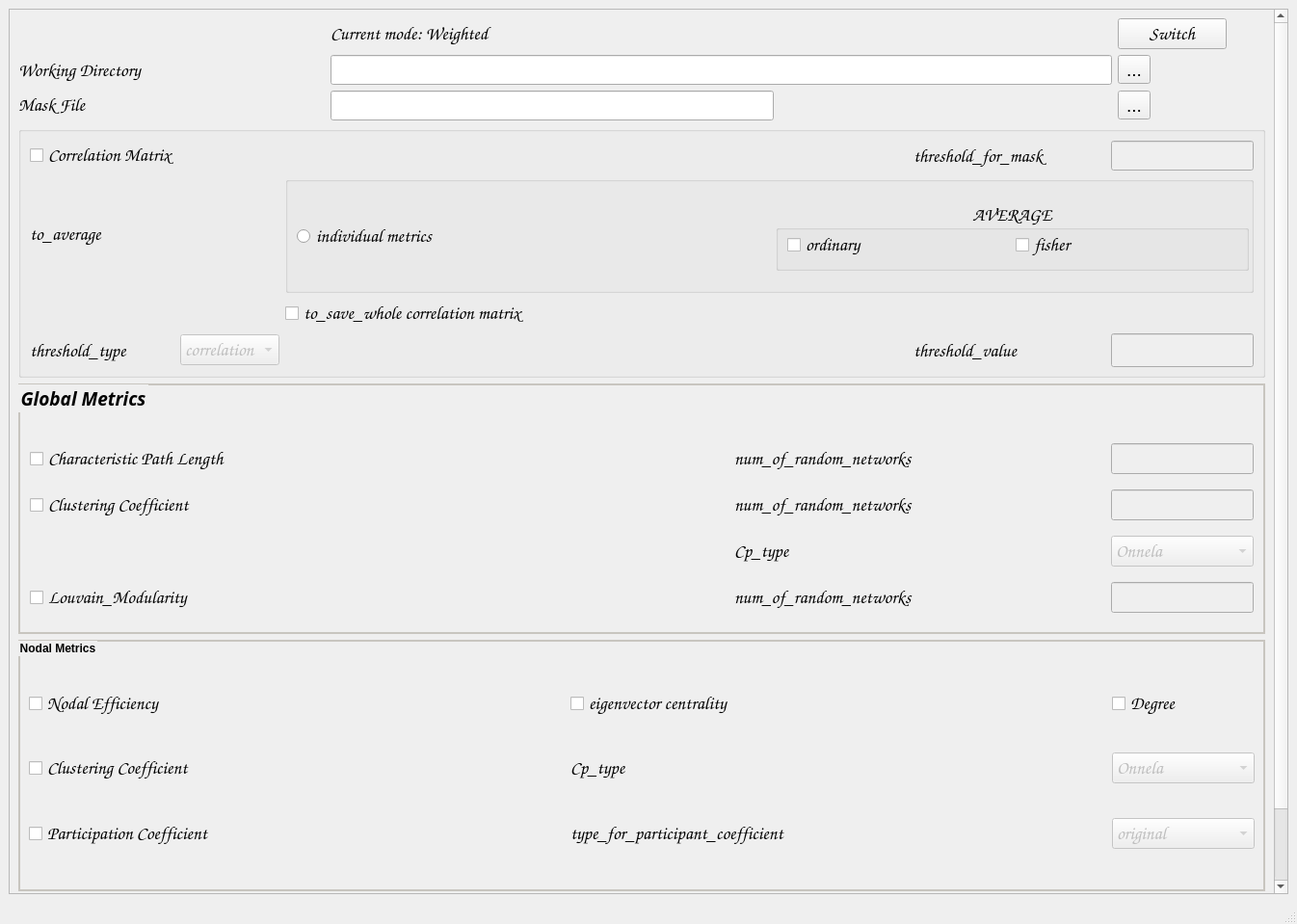
<?xml version="1.0" encoding="UTF-8"?>
<ui version="4.0">
 <class>sMainWindow</class>
 <widget class="QMainWindow" name="sMainWindow">
  <property name="geometry">
   <rect>
    <x>0</x>
    <y>0</y>
    <width>1346</width>
    <height>959</height>
   </rect>
  </property>
  <property name="sizePolicy">
   <sizepolicy hsizetype="Expanding" vsizetype="Expanding">
    <horstretch>100</horstretch>
    <verstretch>100</verstretch>
   </sizepolicy>
  </property>
  <property name="minimumSize">
   <size>
    <width>0</width>
    <height>0</height>
   </size>
  </property>
  <property name="maximumSize">
   <size>
    <width>16777215</width>
    <height>16777215</height>
   </size>
  </property>
  <property name="windowTitle">
   <string>BNALauncher_weighted</string>
  </property>
  <widget class="QWidget" name="centralwidget">
   <property name="sizePolicy">
    <sizepolicy hsizetype="Expanding" vsizetype="Expanding">
     <horstretch>100</horstretch>
     <verstretch>100</verstretch>
    </sizepolicy>
   </property>
   <property name="minimumSize">
    <size>
     <width>0</width>
     <height>613</height>
    </size>
   </property>
   <layout class="QHBoxLayout" name="horizontalLayout">
    <item>
     <widget class="QScrollArea" name="scrollArea">
      <property name="sizePolicy">
       <sizepolicy hsizetype="Expanding" vsizetype="Expanding">
        <horstretch>100</horstretch>
        <verstretch>100</verstretch>
       </sizepolicy>
      </property>
      <property name="minimumSize">
       <size>
        <width>0</width>
        <height>0</height>
       </size>
      </property>
      <property name="font">
       <font>
        <pointsize>14</pointsize>
       </font>
      </property>
      <property name="widgetResizable">
       <bool>true</bool>
      </property>
      <widget class="QWidget" name="scrollAreaWidgetContents">
       <property name="geometry">
        <rect>
         <x>0</x>
         <y>0</y>
         <width>1292</width>
         <height>1012</height>
        </rect>
       </property>
       <property name="sizePolicy">
        <sizepolicy hsizetype="Expanding" vsizetype="Expanding">
         <horstretch>100</horstretch>
         <verstretch>100</verstretch>
        </sizepolicy>
       </property>
       <property name="minimumSize">
        <size>
         <width>800</width>
         <height>1000</height>
        </size>
       </property>
       <layout class="QGridLayout" name="gridLayout_3">
        <item row="0" column="1" colspan="2">
         <widget class="QLabel" name="state_label">
          <property name="font">
           <font>
            <family>Comic Sans MS</family>
            <weight>75</weight>
            <bold>true</bold>
            <underline>false</underline>
           </font>
          </property>
          <property name="text">
           <string>Current mode: Weighted</string>
          </property>
          <property name="wordWrap">
           <bool>true</bool>
          </property>
         </widget>
        </item>
        <item row="0" column="3">
         <widget class="QPushButton" name="switchButton">
          <property name="font">
           <font>
            <family>Comic Sans MS</family>
           </font>
          </property>
          <property name="text">
           <string>Switch</string>
          </property>
         </widget>
        </item>
        <item row="1" column="0">
         <widget class="QLabel" name="label_Working_Directory">
          <property name="sizePolicy">
           <sizepolicy hsizetype="Preferred" vsizetype="Preferred">
            <horstretch>0</horstretch>
            <verstretch>0</verstretch>
           </sizepolicy>
          </property>
          <property name="maximumSize">
           <size>
            <width>318</width>
            <height>16777215</height>
           </size>
          </property>
          <property name="font">
           <font>
            <family>Comic Sans MS</family>
            <pointsize>14</pointsize>
           </font>
          </property>
          <property name="text">
           <string>Working Directory</string>
          </property>
         </widget>
        </item>
        <item row="1" column="3">
         <widget class="QToolButton" name="toolButton_Working_Directory">
          <property name="enabled">
           <bool>true</bool>
          </property>
          <property name="sizePolicy">
           <sizepolicy hsizetype="Fixed" vsizetype="Fixed">
            <horstretch>0</horstretch>
            <verstretch>0</verstretch>
           </sizepolicy>
          </property>
          <property name="minimumSize">
           <size>
            <width>0</width>
            <height>0</height>
           </size>
          </property>
          <property name="font">
           <font>
            <pointsize>14</pointsize>
           </font>
          </property>
          <property name="text">
           <string>...</string>
          </property>
         </widget>
        </item>
        <item row="2" column="0">
         <widget class="QLabel" name="label_mask_file">
          <property name="sizePolicy">
           <sizepolicy hsizetype="Preferred" vsizetype="Fixed">
            <horstretch>0</horstretch>
            <verstretch>0</verstretch>
           </sizepolicy>
          </property>
          <property name="minimumSize">
           <size>
            <width>0</width>
            <height>0</height>
           </size>
          </property>
          <property name="font">
           <font>
            <family>Comic Sans MS</family>
            <pointsize>14</pointsize>
           </font>
          </property>
          <property name="text">
           <string>Mask File</string>
          </property>
         </widget>
        </item>
        <item row="2" column="3">
         <widget class="QToolButton" name="toolButton_Mask_File">
          <property name="enabled">
           <bool>true</bool>
          </property>
          <property name="sizePolicy">
           <sizepolicy hsizetype="Fixed" vsizetype="Fixed">
            <horstretch>0</horstretch>
            <verstretch>0</verstretch>
           </sizepolicy>
          </property>
          <property name="font">
           <font>
            <pointsize>14</pointsize>
           </font>
          </property>
          <property name="text">
           <string>...</string>
          </property>
         </widget>
        </item>
        <item row="3" column="0" colspan="5">
         <widget class="QGroupBox" name="groupBox_CUCorMat">
          <property name="sizePolicy">
           <sizepolicy hsizetype="Expanding" vsizetype="Expanding">
            <horstretch>100</horstretch>
            <verstretch>100</verstretch>
           </sizepolicy>
          </property>
          <property name="maximumSize">
           <size>
            <width>16777215</width>
            <height>270</height>
           </size>
          </property>
          <property name="styleSheet">
           <string notr="true">font:14;</string>
          </property>
          <property name="title">
           <string/>
          </property>
          <layout class="QGridLayout" name="gridLayout_4">
           <property name="bottomMargin">
            <number>8</number>
           </property>
           <item row="1" column="3" colspan="3">
            <widget class="QGroupBox" name="groupBoxCUCorMat_to_average">
             <property name="minimumSize">
              <size>
               <width>451</width>
               <height>121</height>
              </size>
             </property>
             <property name="title">
              <string/>
             </property>
             <layout class="QHBoxLayout" name="horizontalLayout_4">
              <property name="rightMargin">
               <number>2</number>
              </property>
              <item>
               <widget class="QRadioButton" name="radioButton_CUCorMat_to_average">
                <property name="sizePolicy">
                 <sizepolicy hsizetype="Preferred" vsizetype="Fixed">
                  <horstretch>100</horstretch>
                  <verstretch>100</verstretch>
                 </sizepolicy>
                </property>
                <property name="maximumSize">
                 <size>
                  <width>16777215</width>
                  <height>16777215</height>
                 </size>
                </property>
                <property name="font">
                 <font>
                  <family>Comic Sans MS</family>
                  <pointsize>14</pointsize>
                  <weight>1</weight>
                  <italic>false</italic>
                  <bold>false</bold>
                 </font>
                </property>
                <property name="layoutDirection">
                 <enum>Qt::LeftToRight</enum>
                </property>
                <property name="autoFillBackground">
                 <bool>false</bool>
                </property>
                <property name="text">
                 <string>individual metrics</string>
                </property>
               </widget>
              </item>
              <item>
               <widget class="QGroupBox" name="groupBoxCUCorMat_to_average_groupBox">
                <property name="sizePolicy">
                 <sizepolicy hsizetype="Expanding" vsizetype="Fixed">
                  <horstretch>100</horstretch>
                  <verstretch>100</verstretch>
                 </sizepolicy>
                </property>
                <property name="minimumSize">
                 <size>
                  <width>190</width>
                  <height>0</height>
                 </size>
                </property>
                <property name="maximumSize">
                 <size>
                  <width>16777215</width>
                  <height>16777215</height>
                 </size>
                </property>
                <property name="font">
                 <font>
                  <family>Comic Sans MS</family>
                  <pointsize>14</pointsize>
                  <weight>1</weight>
                  <italic>false</italic>
                  <bold>false</bold>
                 </font>
                </property>
                <property name="acceptDrops">
                 <bool>false</bool>
                </property>
                <property name="layoutDirection">
                 <enum>Qt::LeftToRight</enum>
                </property>
                <property name="title">
                 <string>AVERAGE</string>
                </property>
                <property name="alignment">
                 <set>Qt::AlignCenter</set>
                </property>
                <layout class="QHBoxLayout" name="horizontalLayout_5">
                 <property name="topMargin">
                  <number>0</number>
                 </property>
                 <item>
                  <widget class="QCheckBox" name="ordinary">
                   <property name="font">
                    <font>
                     <family>Comic Sans MS</family>
                     <pointsize>14</pointsize>
                     <weight>1</weight>
                     <italic>false</italic>
                     <bold>false</bold>
                    </font>
                   </property>
                   <property name="text">
                    <string>ordinary</string>
                   </property>
                  </widget>
                 </item>
                 <item>
                  <widget class="QCheckBox" name="fisher">
                   <property name="font">
                    <font>
                     <family>Comic Sans MS</family>
                     <pointsize>14</pointsize>
                     <weight>1</weight>
                     <italic>false</italic>
                     <bold>false</bold>
                    </font>
                   </property>
                   <property name="text">
                    <string>fisher</string>
                   </property>
                  </widget>
                 </item>
                </layout>
               </widget>
              </item>
             </layout>
            </widget>
           </item>
           <item row="0" column="4">
            <widget class="QLabel" name="labelCUCorMat_threshold_for_mask">
             <property name="maximumSize">
              <size>
               <width>16777215</width>
               <height>16777215</height>
              </size>
             </property>
             <property name="font">
              <font>
               <family>Comic Sans MS</family>
               <pointsize>14</pointsize>
               <weight>1</weight>
               <italic>false</italic>
               <bold>false</bold>
              </font>
             </property>
             <property name="text">
              <string>threshold_for_mask</string>
             </property>
            </widget>
           </item>
           <item row="2" column="3" colspan="2">
            <widget class="QCheckBox" name="radioButtonCUCorMat_to_save_cormatrix">
             <property name="font">
              <font>
               <family>Comic Sans MS</family>
               <pointsize>14</pointsize>
               <weight>1</weight>
               <italic>false</italic>
               <bold>false</bold>
              </font>
             </property>
             <property name="text">
              <string>to_save_whole correlation matrix</string>
             </property>
            </widget>
           </item>
           <item row="3" column="0">
            <widget class="QLabel" name="labelCUCorMat_threshold_type">
             <property name="font">
              <font>
               <family>Comic Sans MS</family>
               <pointsize>14</pointsize>
               <weight>1</weight>
               <italic>false</italic>
               <bold>false</bold>
              </font>
             </property>
             <property name="text">
              <string>threshold_type</string>
             </property>
            </widget>
           </item>
           <item row="3" column="1" colspan="2">
            <widget class="QComboBox" name="comboBoxCUCorMat_threshold_type">
             <property name="enabled">
              <bool>false</bool>
             </property>
             <property name="maximumSize">
              <size>
               <width>178</width>
               <height>16777215</height>
              </size>
             </property>
             <property name="font">
              <font>
               <family>Comic Sans MS</family>
               <pointsize>14</pointsize>
               <weight>1</weight>
               <italic>false</italic>
               <bold>false</bold>
              </font>
             </property>
             <property name="editable">
              <bool>false</bool>
             </property>
             <item>
              <property name="text">
               <string>correlation</string>
              </property>
             </item>
             <item>
              <property name="text">
               <string>sparsity</string>
              </property>
             </item>
            </widget>
           </item>
           <item row="0" column="0" colspan="2">
            <widget class="QCheckBox" name="checkCUCorMat">
             <property name="font">
              <font>
               <family>Comic Sans MS</family>
               <pointsize>14</pointsize>
               <weight>1</weight>
               <italic>false</italic>
               <bold>false</bold>
              </font>
             </property>
             <property name="toolTip">
              <string>&lt;html&gt;&lt;head/&gt;&lt;body&gt;&lt;p&gt;&lt;span style=&quot; font-size:11pt;&quot;&gt;Construct correlation matrices from BOLD signals on GPU.&lt;/span&gt;&lt;/p&gt;&lt;/body&gt;&lt;/html&gt;</string>
             </property>
             <property name="text">
              <string>Correlation Matrix</string>
             </property>
            </widget>
           </item>
           <item row="0" column="5">
            <widget class="QLineEdit" name="lineEditCUCorMat_threshold_for_mask">
             <property name="enabled">
              <bool>false</bool>
             </property>
             <property name="maximumSize">
              <size>
               <width>148</width>
               <height>16777215</height>
              </size>
             </property>
             <property name="font">
              <font>
               <pointsize>14</pointsize>
               <weight>1</weight>
               <italic>false</italic>
               <bold>false</bold>
              </font>
             </property>
            </widget>
           </item>
           <item row="1" column="0">
            <widget class="QLabel" name="labelCUCorMat_to_average">
             <property name="sizePolicy">
              <sizepolicy hsizetype="Expanding" vsizetype="Fixed">
               <horstretch>100</horstretch>
               <verstretch>0</verstretch>
              </sizepolicy>
             </property>
             <property name="maximumSize">
              <size>
               <width>150</width>
               <height>16777215</height>
              </size>
             </property>
             <property name="font">
              <font>
               <family>Comic Sans MS</family>
               <pointsize>14</pointsize>
               <weight>1</weight>
               <italic>false</italic>
               <bold>false</bold>
              </font>
             </property>
             <property name="text">
              <string>to_average</string>
             </property>
            </widget>
           </item>
           <item row="3" column="4">
            <widget class="QLabel" name="labelCUCorMat_threshold_for_correlation_coefficient">
             <property name="maximumSize">
              <size>
               <width>250</width>
               <height>16777215</height>
              </size>
             </property>
             <property name="font">
              <font>
               <family>Comic Sans MS</family>
               <pointsize>14</pointsize>
               <weight>1</weight>
               <italic>false</italic>
               <bold>false</bold>
              </font>
             </property>
             <property name="text">
              <string>threshold_value                      </string>
             </property>
            </widget>
           </item>
           <item row="3" column="5">
            <widget class="QLineEdit" name="lineEditCUCorMat_threshold_for_correlation_coefficient">
             <property name="enabled">
              <bool>false</bool>
             </property>
             <property name="minimumSize">
              <size>
               <width>113</width>
               <height>0</height>
              </size>
             </property>
             <property name="maximumSize">
              <size>
               <width>148</width>
               <height>16777215</height>
              </size>
             </property>
             <property name="font">
              <font>
               <family>Colonna MT</family>
               <pointsize>14</pointsize>
               <weight>1</weight>
               <italic>false</italic>
               <bold>false</bold>
              </font>
             </property>
            </widget>
           </item>
           <item row="3" column="3">
            <spacer name="horizontalSpacer">
             <property name="orientation">
              <enum>Qt::Horizontal</enum>
             </property>
             <property name="sizeHint" stdset="0">
              <size>
               <width>204</width>
               <height>23</height>
              </size>
             </property>
            </spacer>
           </item>
           <item row="0" column="2" colspan="2">
            <spacer name="horizontalSpacer_2">
             <property name="orientation">
              <enum>Qt::Horizontal</enum>
             </property>
             <property name="sizeHint" stdset="0">
              <size>
               <width>275</width>
               <height>20</height>
              </size>
             </property>
            </spacer>
           </item>
          </layout>
         </widget>
        </item>
        <item row="4" column="0" colspan="5">
         <widget class="QGroupBox" name="groupBox_Global_Metrics">
          <property name="sizePolicy">
           <sizepolicy hsizetype="Expanding" vsizetype="Expanding">
            <horstretch>100</horstretch>
            <verstretch>100</verstretch>
           </sizepolicy>
          </property>
          <property name="maximumSize">
           <size>
            <width>16777215</width>
            <height>270</height>
           </size>
          </property>
          <property name="font">
           <font>
            <family>宋体</family>
            <pointsize>14</pointsize>
            <weight>75</weight>
            <italic>true</italic>
            <bold>true</bold>
           </font>
          </property>
          <property name="focusPolicy">
           <enum>Qt::StrongFocus</enum>
          </property>
          <property name="styleSheet">
           <string notr="true">QGroupBox#groupBox_Global_Metrics{font: 75 italic 14pt &quot;宋体&quot;;font-weight:bold;}

QGroupBox#groupBox_Global_Metrics:focus{border: 2px solid rgb(200, 165, 140);
                                       }
QGroupBox#groupBox_Global_Metrics{border: 2px solid rgb(200, 197, 191);
                                       }</string>
          </property>
          <property name="title">
           <string>Global Metrics</string>
          </property>
          <layout class="QGridLayout" name="gridLayout_2">
           <property name="topMargin">
            <number>19</number>
           </property>
           <item row="0" column="0">
            <widget class="QCheckBox" name="checkCUBFW_Lp">
             <property name="font">
              <font>
               <family>Comic Sans MS</family>
               <pointsize>14</pointsize>
              </font>
             </property>
             <property name="focusPolicy">
              <enum>Qt::NoFocus</enum>
             </property>
             <property name="toolTip">
              <string>&lt;html&gt;&lt;head/&gt;&lt;body&gt;&lt;p&gt;&lt;span style=&quot; font-size:11pt; font-style:italic;&quot;&gt;Calculate the characteristic path length of the network and compare with K (user specified) random networks. Based on blocked Floyd-Warshall algorithm (BFW).&lt;/span&gt;&lt;/p&gt;&lt;/body&gt;&lt;/html&gt;</string>
             </property>
             <property name="text">
              <string>Characteristic Path Length</string>
             </property>
            </widget>
           </item>
           <item row="0" column="1">
            <widget class="QLabel" name="labelCUBFW_Lp_num_of_random_networks">
             <property name="font">
              <font>
               <family>Comic Sans MS</family>
               <pointsize>14</pointsize>
              </font>
             </property>
             <property name="text">
              <string>num_of_random_networks</string>
             </property>
            </widget>
           </item>
           <item row="0" column="2">
            <widget class="QLineEdit" name="lineEditCUBFW_Lp_num_of_random_networks">
             <property name="enabled">
              <bool>false</bool>
             </property>
             <property name="maximumSize">
              <size>
               <width>148</width>
               <height>16777215</height>
              </size>
             </property>
             <property name="font">
              <font>
               <family>Comic Sans MS</family>
               <pointsize>14</pointsize>
              </font>
             </property>
            </widget>
           </item>
           <item row="1" column="0">
            <widget class="QCheckBox" name="checkCP">
             <property name="font">
              <font>
               <family>Comic Sans MS</family>
               <pointsize>14</pointsize>
              </font>
             </property>
             <property name="focusPolicy">
              <enum>Qt::NoFocus</enum>
             </property>
             <property name="toolTip">
              <string>&lt;html&gt;&lt;head/&gt;&lt;body&gt;&lt;p&gt;&lt;span style=&quot; font-size:11pt; font-style:italic;&quot;&gt;Calculate clustering coefficient (Cp) of the network and compare the results with  K  (user specified) random networks.&lt;/span&gt;&lt;/p&gt;&lt;/body&gt;&lt;/html&gt;</string>
             </property>
             <property name="text">
              <string>Clustering Coefficient</string>
             </property>
            </widget>
           </item>
           <item row="1" column="1">
            <widget class="QLabel" name="labelCp_num_of_random_networks">
             <property name="font">
              <font>
               <family>Comic Sans MS</family>
               <pointsize>14</pointsize>
              </font>
             </property>
             <property name="text">
              <string>num_of_random_networks</string>
             </property>
            </widget>
           </item>
           <item row="1" column="2">
            <widget class="QLineEdit" name="lineEditCp_num_of_random_networks">
             <property name="enabled">
              <bool>false</bool>
             </property>
             <property name="maximumSize">
              <size>
               <width>148</width>
               <height>16777215</height>
              </size>
             </property>
             <property name="font">
              <font>
               <family>Comic Sans MS</family>
               <pointsize>14</pointsize>
              </font>
             </property>
            </widget>
           </item>
           <item row="2" column="1">
            <widget class="QLabel" name="labelCp_Cp_type">
             <property name="font">
              <font>
               <family>Comic Sans MS</family>
               <pointsize>14</pointsize>
              </font>
             </property>
             <property name="text">
              <string>Cp_type</string>
             </property>
            </widget>
           </item>
           <item row="2" column="2">
            <widget class="QComboBox" name="comboBoxCp_Cp_type">
             <property name="enabled">
              <bool>false</bool>
             </property>
             <property name="maximumSize">
              <size>
               <width>148</width>
               <height>16777215</height>
              </size>
             </property>
             <property name="font">
              <font>
               <family>Comic Sans MS</family>
               <pointsize>14</pointsize>
              </font>
             </property>
             <property name="focusPolicy">
              <enum>Qt::NoFocus</enum>
             </property>
             <property name="editable">
              <bool>false</bool>
             </property>
             <item>
              <property name="text">
               <string>Onnela</string>
              </property>
             </item>
             <item>
              <property name="text">
               <string>Barrat</string>
              </property>
             </item>
            </widget>
           </item>
           <item row="3" column="0">
            <widget class="QCheckBox" name="checkL_Modularity">
             <property name="font">
              <font>
               <family>Comic Sans MS</family>
               <pointsize>14</pointsize>
              </font>
             </property>
             <property name="focusPolicy">
              <enum>Qt::NoFocus</enum>
             </property>
             <property name="toolTip">
              <string>&lt;html&gt;&lt;head/&gt;&lt;body&gt;&lt;p&gt;&lt;span style=&quot; font-size:11pt; font-style:italic;&quot;&gt;Calculate Louvain Modularity for each of the .csr files in the given directory and compare with random networks.&lt;/span&gt;&lt;/p&gt;&lt;/body&gt;&lt;/html&gt;</string>
             </property>
             <property name="text">
              <string>Louvain_Modularity</string>
             </property>
            </widget>
           </item>
           <item row="3" column="1">
            <widget class="QLabel" name="labelL_Modularity_num_of_random_networks">
             <property name="minimumSize">
              <size>
               <width>132</width>
               <height>20</height>
              </size>
             </property>
             <property name="maximumSize">
              <size>
               <width>385</width>
               <height>16777215</height>
              </size>
             </property>
             <property name="font">
              <font>
               <family>Comic Sans MS</family>
               <pointsize>14</pointsize>
              </font>
             </property>
             <property name="text">
              <string>num_of_random_networks</string>
             </property>
            </widget>
           </item>
           <item row="3" column="2">
            <widget class="QLineEdit" name="lineEditL_Modularity_num_of_random_networks">
             <property name="enabled">
              <bool>false</bool>
             </property>
             <property name="maximumSize">
              <size>
               <width>148</width>
               <height>16777215</height>
              </size>
             </property>
             <property name="font">
              <font>
               <family>Comic Sans MS</family>
               <pointsize>14</pointsize>
              </font>
             </property>
            </widget>
           </item>
          </layout>
         </widget>
        </item>
        <item row="5" column="0" colspan="5">
         <widget class="QGroupBox" name="groupBox_Nodal_Metrics">
          <property name="sizePolicy">
           <sizepolicy hsizetype="Expanding" vsizetype="Expanding">
            <horstretch>100</horstretch>
            <verstretch>100</verstretch>
           </sizepolicy>
          </property>
          <property name="minimumSize">
           <size>
            <width>0</width>
            <height>0</height>
           </size>
          </property>
          <property name="maximumSize">
           <size>
            <width>16777215</width>
            <height>270</height>
           </size>
          </property>
          <property name="focusPolicy">
           <enum>Qt::StrongFocus</enum>
          </property>
          <property name="styleSheet">
           <string notr="true">QGroupBox#groupBox_Nodal_Metrics{font: 75 italic 14pt &quot;SimSun-ExtB&quot;;font-weight:bold;}
QGroupBox#groupBox_Nodal_Metrics:focus{border: 2px solid rgb(200, 165, 140);
                                       }
QGroupBox#groupBox_Nodal_Metrics{border: 2px solid rgb(200, 197, 191);
                                       }

</string>
          </property>
          <property name="title">
           <string>Nodal Metrics</string>
          </property>
          <layout class="QGridLayout" name="gridLayout">
           <property name="topMargin">
            <number>19</number>
           </property>
           <item row="0" column="0">
            <widget class="QCheckBox" name="checkCUBFW_Lp_Nodal_Metrics">
             <property name="font">
              <font>
               <family>Comic Sans MS</family>
               <pointsize>14</pointsize>
              </font>
             </property>
             <property name="focusPolicy">
              <enum>Qt::NoFocus</enum>
             </property>
             <property name="toolTip">
              <string>&lt;html&gt;&lt;head/&gt;&lt;body&gt;&lt;p&gt;&lt;span style=&quot; font-size:11pt; font-style:italic;&quot;&gt;Calculate the characteristic path length of the network and compare with K (user specified) random networks. Based on blocked Floyd-Warshall algorithm (BFW).&lt;/span&gt;&lt;/p&gt;&lt;/body&gt;&lt;/html&gt;</string>
             </property>
             <property name="text">
              <string>Nodal Efficiency</string>
             </property>
            </widget>
           </item>
           <item row="0" column="1">
            <widget class="QCheckBox" name="checkCUEC">
             <property name="font">
              <font>
               <family>Comic Sans MS</family>
               <pointsize>14</pointsize>
              </font>
             </property>
             <property name="focusPolicy">
              <enum>Qt::NoFocus</enum>
             </property>
             <property name="toolTip">
              <string>&lt;html&gt;&lt;head/&gt;&lt;body&gt;&lt;p&gt;&lt;span style=&quot; font-size:11pt; font-style:italic;&quot;&gt;Calculate the eigenvector centrality of the network.&lt;/span&gt;&lt;/p&gt;&lt;/body&gt;&lt;/html&gt;</string>
             </property>
             <property name="text">
              <string>eigenvector centrality</string>
             </property>
            </widget>
           </item>
           <item row="0" column="2">
            <widget class="QCheckBox" name="checkDegree">
             <property name="font">
              <font>
               <family>Comic Sans MS</family>
               <pointsize>14</pointsize>
              </font>
             </property>
             <property name="focusPolicy">
              <enum>Qt::NoFocus</enum>
             </property>
             <property name="toolTip">
              <string>&lt;html&gt;&lt;head/&gt;&lt;body&gt;&lt;p&gt;&lt;span style=&quot; font-size:11pt; font-style:italic;&quot;&gt;Calculate the degree centrality of the network.&lt;/span&gt;&lt;/p&gt;&lt;/body&gt;&lt;/html&gt;</string>
             </property>
             <property name="text">
              <string>Degree</string>
             </property>
            </widget>
           </item>
           <item row="1" column="0">
            <widget class="QCheckBox" name="checkCP_Nodal_Metrics">
             <property name="font">
              <font>
               <family>Comic Sans MS</family>
               <pointsize>14</pointsize>
              </font>
             </property>
             <property name="focusPolicy">
              <enum>Qt::NoFocus</enum>
             </property>
             <property name="toolTip">
              <string>&lt;html&gt;&lt;head/&gt;&lt;body&gt;&lt;p&gt;&lt;span style=&quot; font-size:11pt; font-style:italic;&quot;&gt;Calculate clustering coefficient (Cp) of the network and compare the results with  K  (user specified) random networks.&lt;/span&gt;&lt;/p&gt;&lt;/body&gt;&lt;/html&gt;</string>
             </property>
             <property name="text">
              <string>Clustering Coefficient</string>
             </property>
            </widget>
           </item>
           <item row="1" column="1">
            <widget class="QLabel" name="labelCp_Cp_type_Nodal_Metrics">
             <property name="font">
              <font>
               <family>Comic Sans MS</family>
               <pointsize>14</pointsize>
              </font>
             </property>
             <property name="text">
              <string>Cp_type</string>
             </property>
            </widget>
           </item>
           <item row="1" column="2">
            <widget class="QComboBox" name="comboBoxCp_Cp_type_Nodal_Metrics">
             <property name="enabled">
              <bool>false</bool>
             </property>
             <property name="maximumSize">
              <size>
               <width>148</width>
               <height>16777215</height>
              </size>
             </property>
             <property name="font">
              <font>
               <family>Comic Sans MS</family>
               <pointsize>14</pointsize>
              </font>
             </property>
             <property name="focusPolicy">
              <enum>Qt::NoFocus</enum>
             </property>
             <property name="editable">
              <bool>false</bool>
             </property>
             <item>
              <property name="text">
               <string>Onnela</string>
              </property>
             </item>
             <item>
              <property name="text">
               <string>Barrat</string>
              </property>
             </item>
            </widget>
           </item>
           <item row="2" column="0">
            <widget class="QCheckBox" name="checkPC_CPU">
             <property name="font">
              <font>
               <family>Comic Sans MS</family>
               <pointsize>14</pointsize>
              </font>
             </property>
             <property name="focusPolicy">
              <enum>Qt::NoFocus</enum>
             </property>
             <property name="toolTip">
              <string>&lt;html&gt;&lt;head/&gt;&lt;body&gt;&lt;p&gt;&lt;span style=&quot; font-size:11pt; font-style:italic;&quot;&gt;Calculates participant coefficient for each subject (“.csr” files) in the given directory.&lt;/span&gt;&lt;/p&gt;&lt;/body&gt;&lt;/html&gt;</string>
             </property>
             <property name="text">
              <string>Participation Coefficient</string>
             </property>
            </widget>
           </item>
           <item row="2" column="1">
            <widget class="QLabel" name="labelPC_CPU_type_for_participant_coefficient">
             <property name="font">
              <font>
               <family>Comic Sans MS</family>
               <pointsize>14</pointsize>
              </font>
             </property>
             <property name="text">
              <string>&lt;html&gt;&lt;head/&gt;&lt;body&gt;&lt;p&gt;type_for_participant_coefficient&lt;/p&gt;&lt;/body&gt;&lt;/html&gt;</string>
             </property>
            </widget>
           </item>
           <item row="2" column="2">
            <widget class="QComboBox" name="comboBoxPC_CPU_type_for_participant_coefficient">
             <property name="enabled">
              <bool>false</bool>
             </property>
             <property name="maximumSize">
              <size>
               <width>148</width>
               <height>16777215</height>
              </size>
             </property>
             <property name="font">
              <font>
               <family>Comic Sans MS</family>
               <pointsize>14</pointsize>
              </font>
             </property>
             <property name="focusPolicy">
              <enum>Qt::NoFocus</enum>
             </property>
             <property name="editable">
              <bool>false</bool>
             </property>
             <item>
              <property name="text">
               <string>original</string>
              </property>
             </item>
             <item>
              <property name="text">
               <string>normalized</string>
              </property>
             </item>
            </widget>
           </item>
          </layout>
         </widget>
        </item>
        <item row="6" column="0">
         <widget class="QCheckBox" name="checkConvertNII">
          <property name="font">
           <font>
            <family>Comic Sans MS</family>
           </font>
          </property>
          <property name="toolTip">
           <string>&lt;html&gt;&lt;head/&gt;&lt;body&gt;&lt;p&gt;&lt;span style=&quot; font-size:11pt;&quot;&gt;Put the nodal metric results back to the 3-D matrix and converts the .nm files to the standard NII format.&lt;/span&gt;&lt;/p&gt;&lt;/body&gt;&lt;/html&gt;</string>
          </property>
          <property name="text">
           <string>ConvertNII</string>
          </property>
         </widget>
        </item>
        <item row="6" column="2">
         <widget class="QLabel" name="labelConvertNII_mask_threshold">
          <property name="minimumSize">
           <size>
            <width>327</width>
            <height>0</height>
           </size>
          </property>
          <property name="maximumSize">
           <size>
            <width>345</width>
            <height>16777215</height>
           </size>
          </property>
          <property name="font">
           <font>
            <family>Comic Sans MS</family>
           </font>
          </property>
          <property name="text">
           <string>mask_threshold</string>
          </property>
         </widget>
        </item>
        <item row="6" column="3">
         <widget class="QLineEdit" name="lineEditConvertNII_mask_threshold">
          <property name="enabled">
           <bool>false</bool>
          </property>
          <property name="maximumSize">
           <size>
            <width>113</width>
            <height>16777215</height>
           </size>
          </property>
          <property name="font">
           <font>
            <family>Comic Sans MS</family>
           </font>
          </property>
         </widget>
        </item>
        <item row="7" column="0">
         <widget class="QPushButton" name="pushButtonSave">
          <property name="font">
           <font>
            <family>Comic Sans MS</family>
           </font>
          </property>
          <property name="text">
           <string>Execute and save script</string>
          </property>
         </widget>
        </item>
        <item row="7" column="1">
         <widget class="QPushButton" name="pushButtonLoad">
          <property name="maximumSize">
           <size>
            <width>238</width>
            <height>16777215</height>
           </size>
          </property>
          <property name="font">
           <font>
            <family>Comic Sans MS</family>
           </font>
          </property>
          <property name="text">
           <string>Load script</string>
          </property>
         </widget>
        </item>
        <item row="7" column="3">
         <widget class="QLineEdit" name="lineEditSaveDir">
          <property name="sizePolicy">
           <sizepolicy hsizetype="Expanding" vsizetype="Fixed">
            <horstretch>0</horstretch>
            <verstretch>0</verstretch>
           </sizepolicy>
          </property>
          <property name="maximumSize">
           <size>
            <width>113</width>
            <height>16777215</height>
           </size>
          </property>
          <property name="font">
           <font>
            <family>Comic Sans MS</family>
           </font>
          </property>
         </widget>
        </item>
        <item row="7" column="4">
         <widget class="QToolButton" name="toolButtonSaveDir">
          <property name="text">
           <string>...</string>
          </property>
         </widget>
        </item>
        <item row="1" column="1" colspan="2">
         <widget class="QLineEdit" name="lineEdit_Working_Directory">
          <property name="font">
           <font>
            <pointsize>14</pointsize>
           </font>
          </property>
         </widget>
        </item>
        <item row="2" column="1">
         <widget class="QLineEdit" name="lineEdit_Mask_File">
          <property name="font">
           <font>
            <pointsize>14</pointsize>
           </font>
          </property>
         </widget>
        </item>
       </layout>
       <zorder>groupBox_CUCorMat</zorder>
       <zorder>groupBox_Global_Metrics</zorder>
       <zorder>state_label</zorder>
       <zorder>switchButton</zorder>
       <zorder>label_Working_Directory</zorder>
       <zorder>lineEdit_Working_Directory</zorder>
       <zorder>toolButton_Working_Directory</zorder>
       <zorder>label_mask_file</zorder>
       <zorder>lineEdit_Mask_File</zorder>
       <zorder>toolButton_Mask_File</zorder>
       <zorder>checkConvertNII</zorder>
       <zorder>labelConvertNII_mask_threshold</zorder>
       <zorder>lineEditConvertNII_mask_threshold</zorder>
       <zorder>pushButtonSave</zorder>
       <zorder>pushButtonLoad</zorder>
       <zorder>lineEditSaveDir</zorder>
       <zorder>toolButtonSaveDir</zorder>
       <zorder>groupBox_Nodal_Metrics</zorder>
      </widget>
     </widget>
    </item>
   </layout>
  </widget>
  <widget class="QStatusBar" name="statusbar"/>
 </widget>
 <resources/>
 <connections/>
</ui>
